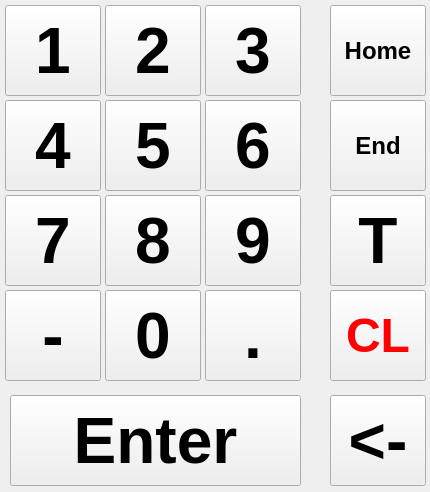
<?xml version="1.0" encoding="UTF-8"?>
<ui version="4.0">
 <class>NumKeyboard</class>
 <widget class="QDialog" name="NumKeyboard">
  <property name="geometry">
   <rect>
    <x>0</x>
    <y>0</y>
    <width>430</width>
    <height>492</height>
   </rect>
  </property>
  <property name="windowTitle">
   <string>Dialog</string>
  </property>
  <widget class="QPushButton" name="btn_1">
   <property name="geometry">
    <rect>
     <x>5</x>
     <y>5</y>
     <width>96</width>
     <height>91</height>
    </rect>
   </property>
   <property name="font">
    <font>
     <pointsize>48</pointsize>
     <weight>75</weight>
     <bold>true</bold>
    </font>
   </property>
   <property name="text">
    <string>1</string>
   </property>
   <property name="autoDefault">
    <bool>false</bool>
   </property>
  </widget>
  <widget class="QPushButton" name="btn_2">
   <property name="geometry">
    <rect>
     <x>105</x>
     <y>5</y>
     <width>96</width>
     <height>91</height>
    </rect>
   </property>
   <property name="font">
    <font>
     <pointsize>48</pointsize>
     <weight>75</weight>
     <bold>true</bold>
    </font>
   </property>
   <property name="text">
    <string>2</string>
   </property>
   <property name="autoDefault">
    <bool>false</bool>
   </property>
  </widget>
  <widget class="QPushButton" name="btn_3">
   <property name="geometry">
    <rect>
     <x>205</x>
     <y>5</y>
     <width>96</width>
     <height>91</height>
    </rect>
   </property>
   <property name="font">
    <font>
     <pointsize>48</pointsize>
     <weight>75</weight>
     <bold>true</bold>
    </font>
   </property>
   <property name="text">
    <string>3</string>
   </property>
   <property name="autoDefault">
    <bool>false</bool>
   </property>
  </widget>
  <widget class="QPushButton" name="btn_min">
   <property name="geometry">
    <rect>
     <x>5</x>
     <y>290</y>
     <width>96</width>
     <height>91</height>
    </rect>
   </property>
   <property name="font">
    <font>
     <pointsize>48</pointsize>
     <weight>75</weight>
     <bold>true</bold>
    </font>
   </property>
   <property name="text">
    <string>-</string>
   </property>
   <property name="autoDefault">
    <bool>false</bool>
   </property>
  </widget>
  <widget class="QPushButton" name="btn_4">
   <property name="geometry">
    <rect>
     <x>5</x>
     <y>100</y>
     <width>96</width>
     <height>91</height>
    </rect>
   </property>
   <property name="font">
    <font>
     <pointsize>48</pointsize>
     <weight>75</weight>
     <bold>true</bold>
    </font>
   </property>
   <property name="text">
    <string>4</string>
   </property>
   <property name="autoDefault">
    <bool>false</bool>
   </property>
  </widget>
  <widget class="QPushButton" name="btn_5">
   <property name="geometry">
    <rect>
     <x>105</x>
     <y>100</y>
     <width>96</width>
     <height>91</height>
    </rect>
   </property>
   <property name="font">
    <font>
     <pointsize>48</pointsize>
     <weight>75</weight>
     <bold>true</bold>
    </font>
   </property>
   <property name="text">
    <string>5</string>
   </property>
   <property name="autoDefault">
    <bool>false</bool>
   </property>
  </widget>
  <widget class="QPushButton" name="btn_6">
   <property name="geometry">
    <rect>
     <x>205</x>
     <y>100</y>
     <width>96</width>
     <height>91</height>
    </rect>
   </property>
   <property name="font">
    <font>
     <pointsize>48</pointsize>
     <weight>75</weight>
     <bold>true</bold>
    </font>
   </property>
   <property name="text">
    <string>6</string>
   </property>
   <property name="autoDefault">
    <bool>false</bool>
   </property>
  </widget>
  <widget class="QPushButton" name="btn_B">
   <property name="geometry">
    <rect>
     <x>205</x>
     <y>290</y>
     <width>96</width>
     <height>91</height>
    </rect>
   </property>
   <property name="font">
    <font>
     <pointsize>48</pointsize>
     <weight>75</weight>
     <bold>true</bold>
    </font>
   </property>
   <property name="text">
    <string>.</string>
   </property>
   <property name="autoDefault">
    <bool>false</bool>
   </property>
  </widget>
  <widget class="QPushButton" name="btn_7">
   <property name="geometry">
    <rect>
     <x>5</x>
     <y>195</y>
     <width>96</width>
     <height>91</height>
    </rect>
   </property>
   <property name="font">
    <font>
     <pointsize>48</pointsize>
     <weight>75</weight>
     <bold>true</bold>
    </font>
   </property>
   <property name="text">
    <string>7</string>
   </property>
   <property name="autoDefault">
    <bool>false</bool>
   </property>
  </widget>
  <widget class="QPushButton" name="btn_9">
   <property name="geometry">
    <rect>
     <x>105</x>
     <y>195</y>
     <width>96</width>
     <height>91</height>
    </rect>
   </property>
   <property name="font">
    <font>
     <pointsize>48</pointsize>
     <weight>75</weight>
     <bold>true</bold>
    </font>
   </property>
   <property name="text">
    <string>8</string>
   </property>
   <property name="autoDefault">
    <bool>false</bool>
   </property>
  </widget>
  <widget class="QPushButton" name="btn_10">
   <property name="geometry">
    <rect>
     <x>205</x>
     <y>195</y>
     <width>96</width>
     <height>91</height>
    </rect>
   </property>
   <property name="font">
    <font>
     <pointsize>48</pointsize>
     <weight>75</weight>
     <bold>true</bold>
    </font>
   </property>
   <property name="text">
    <string>9</string>
   </property>
   <property name="autoDefault">
    <bool>false</bool>
   </property>
  </widget>
  <widget class="QPushButton" name="btn_0">
   <property name="geometry">
    <rect>
     <x>105</x>
     <y>290</y>
     <width>96</width>
     <height>91</height>
    </rect>
   </property>
   <property name="font">
    <font>
     <pointsize>48</pointsize>
     <weight>75</weight>
     <bold>true</bold>
    </font>
   </property>
   <property name="text">
    <string>0</string>
   </property>
   <property name="autoDefault">
    <bool>false</bool>
   </property>
  </widget>
  <widget class="QPushButton" name="btn_C">
   <property name="geometry">
    <rect>
     <x>330</x>
     <y>195</y>
     <width>96</width>
     <height>91</height>
    </rect>
   </property>
   <property name="font">
    <font>
     <pointsize>48</pointsize>
     <weight>75</weight>
     <bold>true</bold>
    </font>
   </property>
   <property name="text">
    <string>T</string>
   </property>
   <property name="autoDefault">
    <bool>false</bool>
   </property>
  </widget>
  <widget class="QPushButton" name="btn_Clear">
   <property name="geometry">
    <rect>
     <x>330</x>
     <y>290</y>
     <width>96</width>
     <height>91</height>
    </rect>
   </property>
   <property name="font">
    <font>
     <pointsize>36</pointsize>
     <weight>75</weight>
     <bold>true</bold>
    </font>
   </property>
   <property name="styleSheet">
    <string notr="true">color: rgb(255, 0, 3);</string>
   </property>
   <property name="text">
    <string>CL</string>
   </property>
   <property name="autoDefault">
    <bool>false</bool>
   </property>
  </widget>
  <widget class="QPushButton" name="btn_BS">
   <property name="geometry">
    <rect>
     <x>330</x>
     <y>395</y>
     <width>96</width>
     <height>91</height>
    </rect>
   </property>
   <property name="font">
    <font>
     <pointsize>48</pointsize>
     <weight>75</weight>
     <bold>true</bold>
    </font>
   </property>
   <property name="text">
    <string>&lt;-</string>
   </property>
   <property name="autoRepeat">
    <bool>true</bool>
   </property>
   <property name="autoDefault">
    <bool>false</bool>
   </property>
  </widget>
  <widget class="QPushButton" name="btn_Enter">
   <property name="geometry">
    <rect>
     <x>10</x>
     <y>395</y>
     <width>291</width>
     <height>91</height>
    </rect>
   </property>
   <property name="font">
    <font>
     <pointsize>48</pointsize>
     <weight>75</weight>
     <bold>true</bold>
    </font>
   </property>
   <property name="text">
    <string>Enter</string>
   </property>
   <property name="autoDefault">
    <bool>false</bool>
   </property>
  </widget>
  <widget class="QPushButton" name="btn_Home">
   <property name="geometry">
    <rect>
     <x>330</x>
     <y>5</y>
     <width>96</width>
     <height>91</height>
    </rect>
   </property>
   <property name="font">
    <font>
     <pointsize>18</pointsize>
     <weight>75</weight>
     <bold>true</bold>
    </font>
   </property>
   <property name="text">
    <string>Home</string>
   </property>
   <property name="autoDefault">
    <bool>false</bool>
   </property>
  </widget>
  <widget class="QPushButton" name="btn_End">
   <property name="geometry">
    <rect>
     <x>330</x>
     <y>100</y>
     <width>96</width>
     <height>91</height>
    </rect>
   </property>
   <property name="font">
    <font>
     <pointsize>18</pointsize>
     <weight>75</weight>
     <bold>true</bold>
    </font>
   </property>
   <property name="text">
    <string>End</string>
   </property>
   <property name="autoDefault">
    <bool>false</bool>
   </property>
  </widget>
 </widget>
 <resources/>
 <connections/>
</ui>
